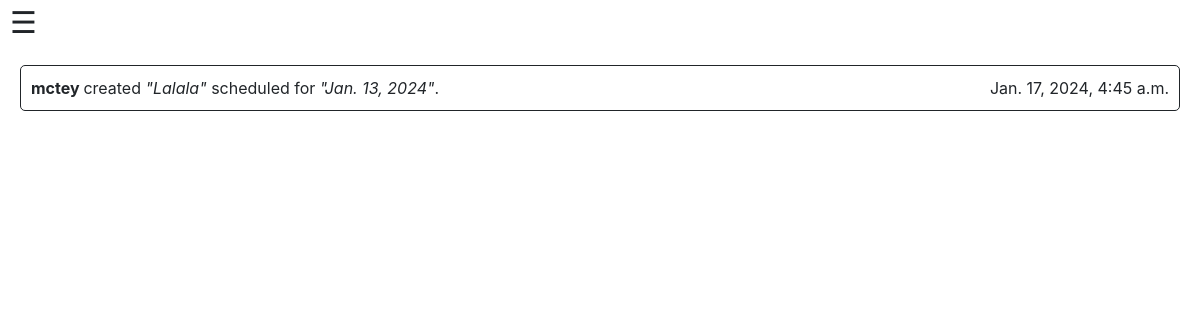
Before: /userFeed/ with the older database file.
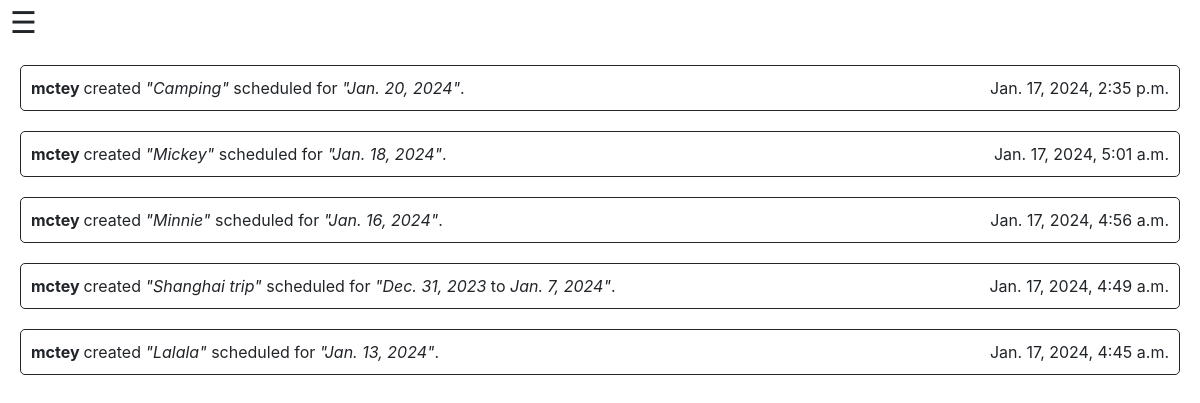
After: the same page with the newer database file.
### timetable/models.py (models this page shows, shortened)
class Event(models.Model):
    user = models.ForeignKey(User, on_delete=models.CASCADE, related_name="events")
    name = models.CharField(max_length=600)
    event_description = models.CharField(max_length=6000)
    start_datetime = models.DateTimeField()
    start_date = models.DateField()
    start_time = models.TimeField()
    end_datetime = models.DateTimeField()
    end_date = models.DateField()
    end_time = models.TimeField()
    created_datetime = models.DateTimeField(default=datetime.now)

class User(AbstractUser):
    user_image = models.TextField(blank=True)

### timetable/views.py (the view)
# urls.py: path("userFeed/", views.feed, name="userFeed"),
def feed(request):
    events = Event.objects.all().order_by('-created_datetime')
    return render(request, "timetable/feed.html", {
        "events": events
    })

### timetable/templates/timetable/feed.html (shortened to what this page needs)
{% extends "timetable/layout.html" %}
{% block body %}
    {% if events%}
        {% for event in events%}
        <div style = "display: flex; justify-content: space-between; margin: 20px; padding: 10px; border: solid 1px; border-radius: 5px;" >
            <div>
                <strong>
                    {{event.user}}
                </strong>
                created <em>"{{ event.name }}"</em> scheduled for
                {% if event.start_date == event.end_date %}
                    <em>"{{event.start_date}}"</em>.
                {% else %}
                    <em>"{{event.start_date}}</em> to <em>{{event.end_date}}"</em>.
                {% endif %}
            </div>
            <div>
                {{event.created_datetime}}
            </div>
        </div>
        {% endfor %}
    {% else %}
        <div>
            No feeds found.
        </div>
    {% endif %}
{% endblock %}

### timetable/templates/timetable/layout.html (shortened to what this page needs)
{% load static %}
<!DOCTYPE html>
<html lang="en">
    <head>
        <link rel="stylesheet" href="https://stackpath.bootstrapcdn.com/bootstrap/4.4.1/css/bootstrap.min.css">
        <link rel="stylesheet" href="https://code.jquery.com/ui/1.13.0/themes/smoothness/jquery-ui.css">
        <link href="/static/css/sidenav.css" type="text/css" rel="stylesheet">
    </head>
    <body>
        <span style="font-size:30px;cursor:pointer; margin: 10px 10px;" onclick="openNav()">&#9776;</span>
        {% block body %}
        {% endblock %}
    </body>
</html>

Changed rows visible on the page:
added Event: user "mctey", name "Camping", start_date "Jan. 20, 2024", created_datetime "Jan. 17, 2024, 2:35 p.m."
added Event: user "mctey", name "Mickey", start_date "Jan. 18, 2024", created_datetime "Jan. 17, 2024, 5:01 a.m."
added Event: user "mctey", name "Minnie", start_date "Jan. 16, 2024", created_datetime "Jan. 17, 2024, 4:56 a.m."
added Event: user "mctey", name "Shanghai trip", start_date "Dec. 31, 2023", end_date "Jan. 7, 2024", created_datetime "Jan. 17, 2024, 4:49 a.m."
